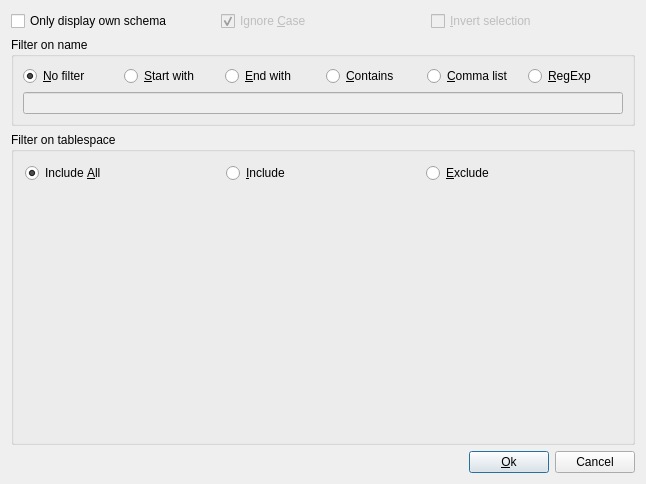
<ui version="4.0" >
 <class>toBrowserFilterUI</class>
 <widget class="QDialog" name="toBrowserFilterUI" >
  <property name="geometry" >
   <rect>
    <x>0</x>
    <y>0</y>
    <width>646</width>
    <height>484</height>
   </rect>
  </property>
  <property name="windowTitle" >
   <string>Filter setting</string>
  </property>
  <layout class="QGridLayout" >
   <property name="leftMargin" >
    <number>11</number>
   </property>
   <property name="topMargin" >
    <number>11</number>
   </property>
   <property name="rightMargin" >
    <number>11</number>
   </property>
   <property name="bottomMargin" >
    <number>11</number>
   </property>
   <property name="horizontalSpacing" >
    <number>6</number>
   </property>
   <property name="verticalSpacing" >
    <number>6</number>
   </property>
   <item row="4" column="0" >
    <spacer>
     <property name="orientation" >
      <enum>Qt::Horizontal</enum>
     </property>
     <property name="sizeType" >
      <enum>QSizePolicy::Expanding</enum>
     </property>
     <property name="sizeHint" >
      <size>
       <width>20</width>
       <height>20</height>
      </size>
     </property>
    </spacer>
   </item>
   <item row="4" column="1" >
    <widget class="QPushButton" name="OkButton" >
     <property name="sizePolicy" >
      <sizepolicy vsizetype="Fixed" hsizetype="Fixed" >
       <horstretch>0</horstretch>
       <verstretch>0</verstretch>
      </sizepolicy>
     </property>
     <property name="text" >
      <string>&amp;Ok</string>
     </property>
     <property name="default" >
      <bool>true</bool>
     </property>
    </widget>
   </item>
   <item row="4" column="2" >
    <widget class="QPushButton" name="Cancel" >
     <property name="sizePolicy" >
      <sizepolicy vsizetype="Fixed" hsizetype="Fixed" >
       <horstretch>0</horstretch>
       <verstretch>0</verstretch>
      </sizepolicy>
     </property>
     <property name="text" >
      <string>Cancel</string>
     </property>
    </widget>
   </item>
   <item row="1" column="0" colspan="3" >
    <widget class="QGroupBox" name="ButtonsBox" >
     <property name="sizePolicy" >
      <sizepolicy vsizetype="Maximum" hsizetype="Preferred" >
       <horstretch>0</horstretch>
       <verstretch>0</verstretch>
      </sizepolicy>
     </property>
     <property name="minimumSize" >
      <size>
       <width>0</width>
       <height>0</height>
      </size>
     </property>
     <property name="title" >
      <string>Filter on name</string>
     </property>
     <layout class="QVBoxLayout" >
      <item>
       <layout class="QHBoxLayout" >
        <item>
         <widget class="QRadioButton" name="None" >
          <property name="text" >
           <string>&amp;No filter</string>
          </property>
          <property name="checked" >
           <bool>true</bool>
          </property>
          <property name="buttonGroupId" stdset="0" >
           <number>0</number>
          </property>
         </widget>
        </item>
        <item>
         <widget class="QRadioButton" name="StartWith" >
          <property name="toolTip" >
           <string>Object name start with</string>
          </property>
          <property name="text" >
           <string>&amp;Start with</string>
          </property>
          <property name="buttonGroupId" stdset="0" >
           <number>1</number>
          </property>
         </widget>
        </item>
        <item>
         <widget class="QRadioButton" name="EndWith" >
          <property name="toolTip" >
           <string>Object name ends in</string>
          </property>
          <property name="text" >
           <string>&amp;End with</string>
          </property>
          <property name="buttonGroupId" stdset="0" >
           <number>2</number>
          </property>
         </widget>
        </item>
        <item>
         <widget class="QRadioButton" name="Contains" >
          <property name="toolTip" >
           <string>Object name contains</string>
          </property>
          <property name="text" >
           <string>&amp;Contains</string>
          </property>
          <property name="buttonGroupId" stdset="0" >
           <number>3</number>
          </property>
         </widget>
        </item>
        <item>
         <widget class="QRadioButton" name="CommaSeparate" >
          <property name="toolTip" >
           <string>Comma separated list of object names</string>
          </property>
          <property name="text" >
           <string>&amp;Comma list</string>
          </property>
          <property name="buttonGroupId" stdset="0" >
           <number>4</number>
          </property>
         </widget>
        </item>
        <item>
         <widget class="QRadioButton" name="RegExp" >
          <property name="toolTip" >
           <string>Object name matches RegExp</string>
          </property>
          <property name="text" >
           <string>&amp;RegExp</string>
          </property>
          <property name="buttonGroupId" stdset="0" >
           <number>5</number>
          </property>
         </widget>
        </item>
       </layout>
      </item>
      <item>
       <widget class="QLineEdit" name="String" >
        <property name="enabled" >
         <bool>false</bool>
        </property>
       </widget>
      </item>
     </layout>
    </widget>
   </item>
   <item row="2" column="0" colspan="3" >
    <widget class="QGroupBox" name="TablespaceType" >
     <property name="sizePolicy" >
      <sizepolicy vsizetype="Expanding" hsizetype="Preferred" >
       <horstretch>0</horstretch>
       <verstretch>0</verstretch>
      </sizepolicy>
     </property>
     <property name="title" >
      <string>Filter on tablespace</string>
     </property>
     <layout class="QGridLayout" >
      <property name="leftMargin" >
       <number>11</number>
      </property>
      <property name="topMargin" >
       <number>11</number>
      </property>
      <property name="rightMargin" >
       <number>11</number>
      </property>
      <property name="bottomMargin" >
       <number>11</number>
      </property>
      <property name="horizontalSpacing" >
       <number>6</number>
      </property>
      <property name="verticalSpacing" >
       <number>6</number>
      </property>
      <item row="0" column="0" >
       <widget class="QRadioButton" name="IncludeAll" >
        <property name="text" >
         <string>Include &amp;All</string>
        </property>
        <property name="checked" >
         <bool>true</bool>
        </property>
       </widget>
      </item>
      <item row="0" column="1" >
       <widget class="QRadioButton" name="Include" >
        <property name="text" >
         <string>&amp;Include</string>
        </property>
       </widget>
      </item>
      <item row="0" column="2" >
       <widget class="QRadioButton" name="Exclude" >
        <property name="text" >
         <string>&amp;Exclude</string>
        </property>
       </widget>
      </item>
      <item row="1" column="0" colspan="3" >
       <widget class="toResultView" native="1" name="Tablespaces" >
        <property name="enabled" >
         <bool>false</bool>
        </property>
        <property name="focusPolicy" >
         <enum>Qt::StrongFocus</enum>
        </property>
       </widget>
      </item>
     </layout>
    </widget>
   </item>
   <item row="0" column="0" colspan="3" >
    <layout class="QHBoxLayout" >
     <property name="spacing" >
      <number>6</number>
     </property>
     <property name="leftMargin" >
      <number>0</number>
     </property>
     <property name="topMargin" >
      <number>0</number>
     </property>
     <property name="rightMargin" >
      <number>0</number>
     </property>
     <property name="bottomMargin" >
      <number>0</number>
     </property>
     <item>
      <widget class="QCheckBox" name="OnlyOwnSchema" >
       <property name="text" >
        <string>Only display own schema</string>
       </property>
      </widget>
     </item>
     <item>
      <widget class="QCheckBox" name="IgnoreCase" >
       <property name="enabled" >
        <bool>false</bool>
       </property>
       <property name="text" >
        <string>Ignore &amp;Case</string>
       </property>
       <property name="checked" >
        <bool>true</bool>
       </property>
      </widget>
     </item>
     <item>
      <widget class="QCheckBox" name="Invert" >
       <property name="enabled" >
        <bool>false</bool>
       </property>
       <property name="text" >
        <string>&amp;Invert selection</string>
       </property>
      </widget>
     </item>
    </layout>
   </item>
  </layout>
 </widget>
 <customwidgets>
  <customwidget>
   <class>toResultView</class>
   <extends>QWidget</extends>
   <header>core/toresultview.h</header>
  </customwidget>
 </customwidgets>
 <tabstops>
  <tabstop>OnlyOwnSchema</tabstop>
  <tabstop>IgnoreCase</tabstop>
  <tabstop>Invert</tabstop>
  <tabstop>None</tabstop>
  <tabstop>String</tabstop>
  <tabstop>IncludeAll</tabstop>
  <tabstop>Include</tabstop>
  <tabstop>Exclude</tabstop>
  <tabstop>Tablespaces</tabstop>
  <tabstop>OkButton</tabstop>
  <tabstop>Cancel</tabstop>
 </tabstops>
 <resources/>
 <connections>
  <connection>
   <sender>None</sender>
   <signal>toggled(bool)</signal>
   <receiver>String</receiver>
   <slot>setDisabled(bool)</slot>
   <hints>
    <hint type="sourcelabel" >
     <x>20</x>
     <y>20</y>
    </hint>
    <hint type="destinationlabel" >
     <x>20</x>
     <y>20</y>
    </hint>
   </hints>
  </connection>
  <connection>
   <sender>None</sender>
   <signal>toggled(bool)</signal>
   <receiver>IgnoreCase</receiver>
   <slot>setDisabled(bool)</slot>
   <hints>
    <hint type="sourcelabel" >
     <x>20</x>
     <y>20</y>
    </hint>
    <hint type="destinationlabel" >
     <x>20</x>
     <y>20</y>
    </hint>
   </hints>
  </connection>
  <connection>
   <sender>None</sender>
   <signal>toggled(bool)</signal>
   <receiver>Invert</receiver>
   <slot>setDisabled(bool)</slot>
   <hints>
    <hint type="sourcelabel" >
     <x>20</x>
     <y>20</y>
    </hint>
    <hint type="destinationlabel" >
     <x>20</x>
     <y>20</y>
    </hint>
   </hints>
  </connection>
  <connection>
   <sender>Cancel</sender>
   <signal>clicked()</signal>
   <receiver>toBrowserFilterUI</receiver>
   <slot>reject()</slot>
   <hints>
    <hint type="sourcelabel" >
     <x>20</x>
     <y>20</y>
    </hint>
    <hint type="destinationlabel" >
     <x>20</x>
     <y>20</y>
    </hint>
   </hints>
  </connection>
  <connection>
   <sender>OkButton</sender>
   <signal>clicked()</signal>
   <receiver>toBrowserFilterUI</receiver>
   <slot>accept()</slot>
   <hints>
    <hint type="sourcelabel" >
     <x>20</x>
     <y>20</y>
    </hint>
    <hint type="destinationlabel" >
     <x>20</x>
     <y>20</y>
    </hint>
   </hints>
  </connection>
  <connection>
   <sender>IncludeAll</sender>
   <signal>toggled(bool)</signal>
   <receiver>Tablespaces</receiver>
   <slot>setDisabled(bool)</slot>
   <hints>
    <hint type="sourcelabel" >
     <x>20</x>
     <y>20</y>
    </hint>
    <hint type="destinationlabel" >
     <x>20</x>
     <y>20</y>
    </hint>
   </hints>
  </connection>
  <connection>
   <sender>StartWith</sender>
   <signal>toggled(bool)</signal>
   <receiver>String</receiver>
   <slot>setFocus()</slot>
   <hints>
    <hint type="sourcelabel">
     <x>370</x>
     <y>77</y>
    </hint>
    <hint type="destinationlabel">
     <x>326</x>
     <y>109</y>
    </hint>
   </hints>
  </connection>
  <connection>
   <sender>EndWith</sender>
   <signal>toggled(bool)</signal>
   <receiver>String</receiver>
   <slot>setFocus()</slot>
   <hints>
    <hint type="sourcelabel">
     <x>370</x>
     <y>77</y>
    </hint>
    <hint type="destinationlabel">
     <x>326</x>
     <y>109</y>
    </hint>
   </hints>
  </connection>  
  <connection>
   <sender>Contains</sender>
   <signal>toggled(bool)</signal>
   <receiver>String</receiver>
   <slot>setFocus()</slot>
   <hints>
    <hint type="sourcelabel">
     <x>370</x>
     <y>77</y>
    </hint>
    <hint type="destinationlabel">
     <x>326</x>
     <y>109</y>
    </hint>
   </hints>
  </connection>
  <connection>
   <sender>CommaSeparate</sender>
   <signal>toggled(bool)</signal>
   <receiver>String</receiver>
   <slot>setFocus()</slot>
   <hints>
    <hint type="sourcelabel">
     <x>370</x>
     <y>77</y>
    </hint>
    <hint type="destinationlabel">
     <x>326</x>
     <y>109</y>
    </hint>
   </hints>
  </connection>
  <connection>
   <sender>RegExp</sender>
   <signal>toggled(bool)</signal>
   <receiver>String</receiver>
   <slot>setFocus()</slot>
   <hints>
    <hint type="sourcelabel">
     <x>370</x>
     <y>77</y>
    </hint>
    <hint type="destinationlabel">
     <x>326</x>
     <y>109</y>
    </hint>
   </hints>
  </connection>  
 </connections>
</ui>
